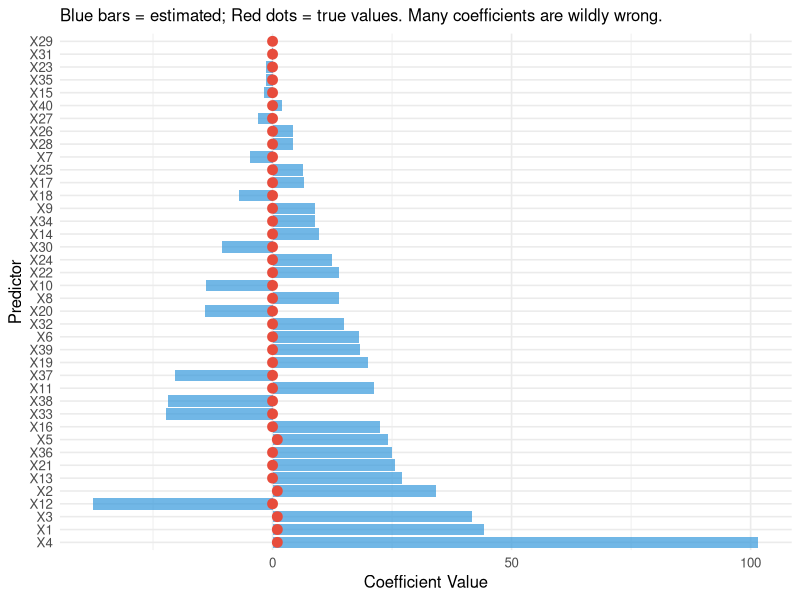
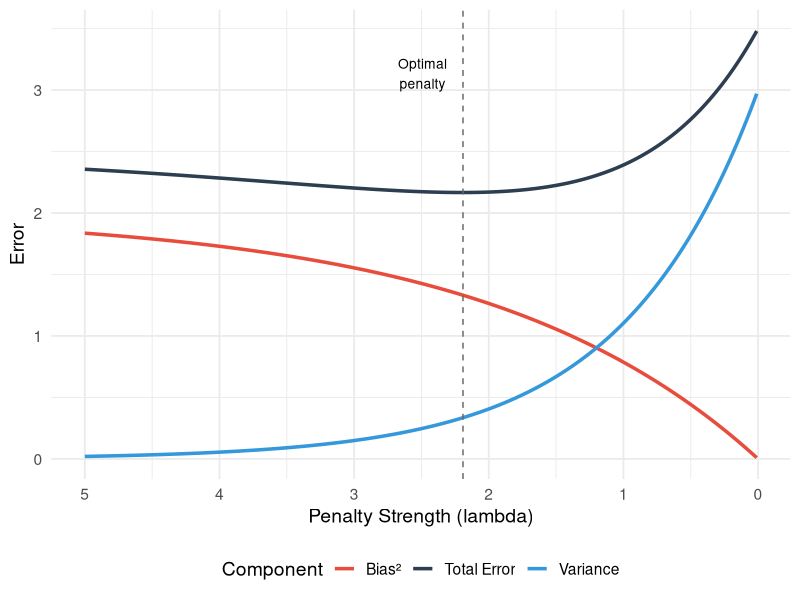
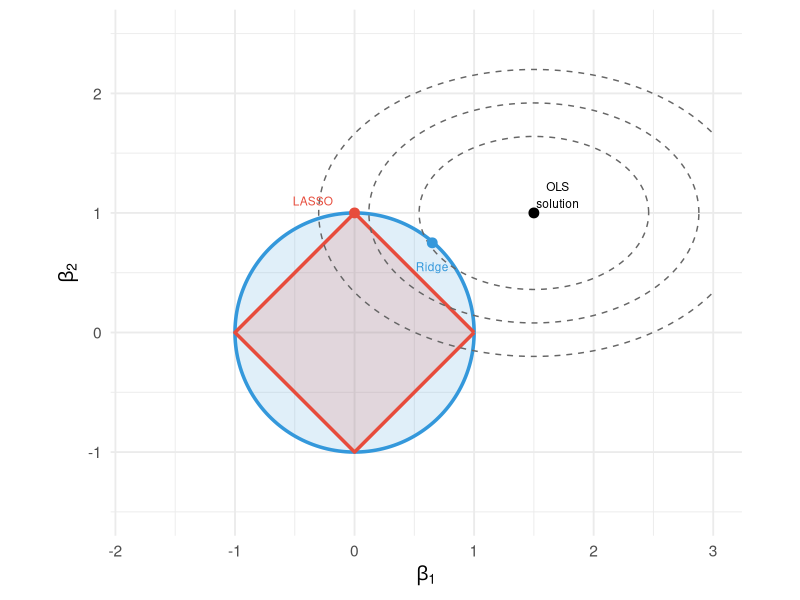
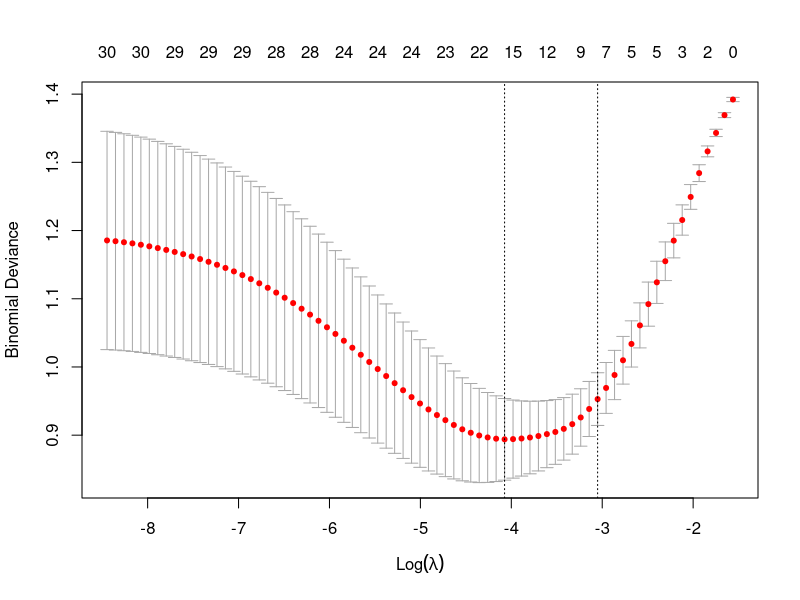
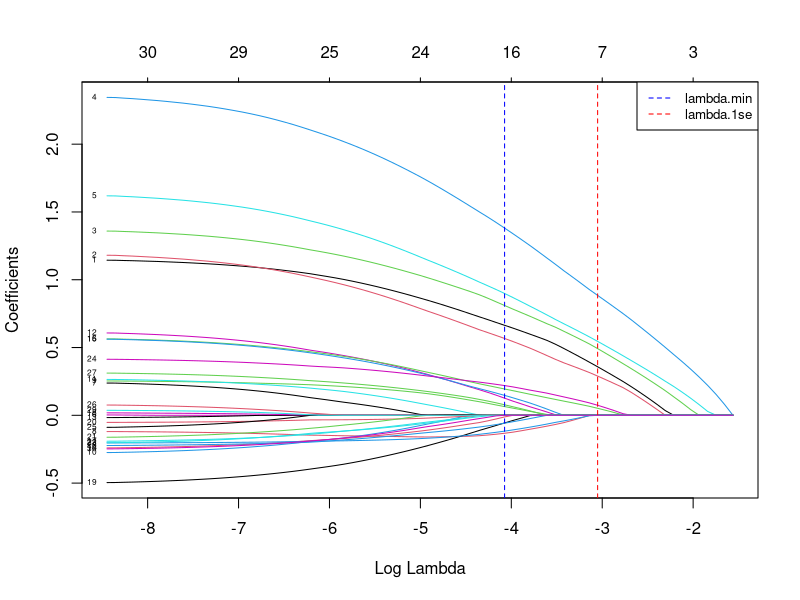
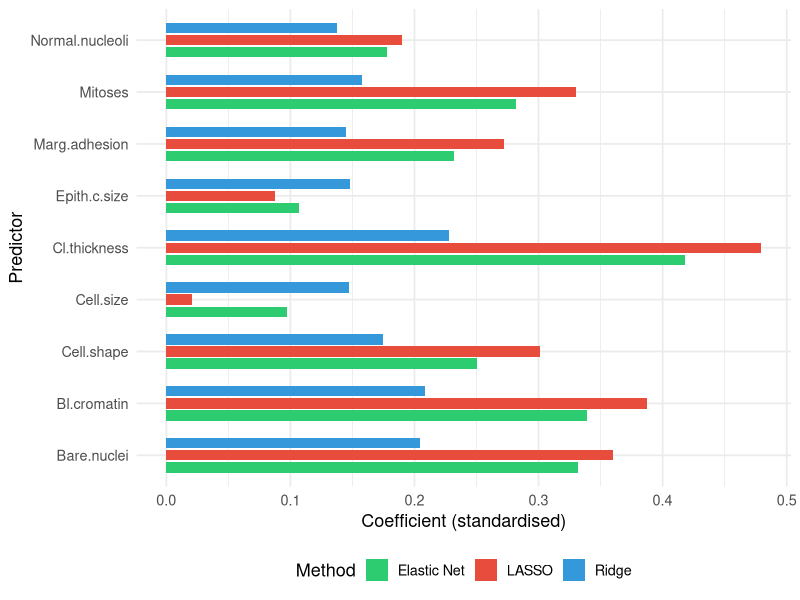

Reproduce these figures in R, in order.
## ---- chunk 1
#| label: fig-overfitting-demo
#| fig-cap: "Simulated example: standard logistic regression with 40 predictors and 100 observations. Many coefficients are wildly inflated. True coefficients (most are zero) are shown in red."
#| code-fold: true
#| warning: false
#| message: false

library(ggplot2)

set.seed(42)
n <- 100
p <- 40

# True model: only 5 predictors matter
X <- matrix(rnorm(n * p), n, p)
colnames(X) <- paste0("X", 1:p)
true_beta <- c(rep(1, 5), rep(0, p - 5))
logit_p <- X %*% true_beta
y <- rbinom(n, 1, plogis(logit_p))

# Fit standard logistic regression (suppress warnings about non-convergence)
fit_standard <- suppressWarnings(
  glm(y ~ X, family = binomial())
)

coef_df <- data.frame(
  predictor = paste0("X", 1:p),
  estimated = coef(fit_standard)[-1],  # Remove intercept
  true = true_beta
)

ggplot(coef_df, aes(x = reorder(predictor, -abs(estimated)))) +
  geom_col(aes(y = estimated), fill = "#3498db", alpha = 0.7) +
  geom_point(aes(y = true), colour = "#e74c3c", size = 3) +
  coord_flip() +
  labs(x = "Predictor", y = "Coefficient Value",
       subtitle = "Blue bars = estimated; Red dots = true values. Many coefficients are wildly wrong.") +
  theme_minimal(base_size = 12)
## ---- chunk 2
#| label: fig-bias-variance
#| fig-cap: "The bias-variance tradeoff. As model complexity increases (or penalty decreases), bias decreases but variance increases. The sweet spot minimises total error."
#| code-fold: true
#| warning: false

library(ggplot2)

lambda <- seq(0.01, 5, length.out = 200)
bias2 <- 2 * (1 - exp(-0.5 * lambda))
variance <- 3 * exp(-lambda)
total <- bias2 + variance + 0.5

df_bv <- data.frame(
  lambda = rep(lambda, 3),
  error = c(bias2, variance, total),
  component = rep(c("Bias²", "Variance", "Total Error"), each = length(lambda))
)

ggplot(df_bv, aes(x = lambda, y = error, colour = component)) +
  geom_line(linewidth = 1.2) +
  scale_colour_manual(values = c("Bias²" = "#e74c3c", "Variance" = "#3498db",
                                  "Total Error" = "#2c3e50")) +
  geom_vline(xintercept = lambda[which.min(total)], linetype = "dashed", colour = "grey40") +
  annotate("text", x = lambda[which.min(total)] + 0.3, y = max(total) * 0.9,
           label = "Optimal\npenalty", size = 3.5) +
  labs(x = "Penalty Strength (lambda)", y = "Error",
       colour = "Component") +
  scale_x_reverse() +
  theme_minimal(base_size = 14) +
  theme(legend.position = "bottom")
## ---- chunk 3
#| label: fig-l1-vs-l2-geometry
#| fig-cap: "Geometric comparison of L1 (LASSO, diamond) and L2 (Ridge, circle) constraints. The ellipses are contours of the loss function. The LASSO solution hits the corner of the diamond, setting one coefficient to zero."
#| code-fold: true
#| warning: false

library(ggplot2)

theta <- seq(0, 2 * pi, length.out = 200)

# L2 constraint (circle)
l2_x <- cos(theta)
l2_y <- sin(theta)

# L1 constraint (diamond)
l1_x <- c(1, 0, -1, 0, 1)
l1_y <- c(0, 1, 0, -1, 0)

# Loss function contours (ellipse centered at (1.5, 1))
ellipse_x <- function(a, cx = 1.5, cy = 1) cx + a * 1.2 * cos(theta)
ellipse_y <- function(a, cx = 1.5, cy = 1) cy + a * 0.8 * sin(theta)

plot_df <- rbind(
  data.frame(x = l2_x, y = l2_y, group = "L2 (Ridge)"),
  data.frame(x = l1_x, y = l1_y, group = "L1 (LASSO)")
)

ggplot() +
  # Constraint regions
  geom_polygon(data = data.frame(x = l2_x, y = l2_y),
               aes(x, y), fill = "#3498db", alpha = 0.15) +
  geom_path(data = data.frame(x = l2_x, y = l2_y),
            aes(x, y), colour = "#3498db", linewidth = 1.2) +
  geom_polygon(data = data.frame(x = l1_x, y = l1_y),
               aes(x, y), fill = "#e74c3c", alpha = 0.15) +
  geom_path(data = data.frame(x = l1_x, y = l1_y),
            aes(x, y), colour = "#e74c3c", linewidth = 1.2) +
  # Loss contours
  geom_path(data = data.frame(x = ellipse_x(0.8), y = ellipse_y(0.8)),
            aes(x, y), colour = "grey40", linetype = "dashed") +
  geom_path(data = data.frame(x = ellipse_x(1.15), y = ellipse_y(1.15)),
            aes(x, y), colour = "grey40", linetype = "dashed") +
  geom_path(data = data.frame(x = ellipse_x(1.5), y = ellipse_y(1.5)),
            aes(x, y), colour = "grey40", linetype = "dashed") +
  # OLS solution
  geom_point(aes(x = 1.5, y = 1), size = 3, colour = "black") +
  annotate("text", x = 1.7, y = 1.15, label = "OLS\nsolution", size = 3) +
  # LASSO solution (hits corner)
  geom_point(aes(x = 0, y = 1), size = 3, colour = "#e74c3c") +
  annotate("text", x = -0.35, y = 1.1, label = "LASSO", size = 3, colour = "#e74c3c") +
  # Ridge solution
  geom_point(aes(x = 0.65, y = 0.75), size = 3, colour = "#3498db") +
  annotate("text", x = 0.65, y = 0.55, label = "Ridge", size = 3, colour = "#3498db") +
  coord_fixed() +
  labs(x = expression(beta[1]), y = expression(beta[2])) +
  theme_minimal(base_size = 14) +
  xlim(-1.8, 3) + ylim(-1.5, 2.5)
## ---- chunk 4
#| label: fig-cv-lambda
#| fig-cap: "Cross-validation curve for LASSO. The x-axis is log(lambda), the y-axis is cross-validated deviance. Vertical lines mark lambda.min (left) and lambda.1se (right)."
#| code-fold: true
#| warning: false
#| message: false

library(glmnet)

set.seed(42)
n <- 200
p <- 30
X <- matrix(rnorm(n * p), n, p)
true_beta <- c(rep(1.5, 5), rep(0, 25))
y <- rbinom(n, 1, plogis(X %*% true_beta))

cv_fit <- cv.glmnet(X, y, family = "binomial", alpha = 1, nfolds = 10)
plot(cv_fit)
## ---- chunk 5
#| label: fig-regularisation-path
#| fig-cap: "LASSO regularisation path. Each line is one coefficient. As lambda decreases (left to right), more coefficients become non-zero. The five truly non-zero coefficients (shown as they enter the model) are recovered first."
#| code-fold: true
#| warning: false
#| message: false

library(glmnet)

fit_lasso <- glmnet(X, y, family = "binomial", alpha = 1)
plot(fit_lasso, xvar = "lambda", label = TRUE)
abline(v = log(cv_fit$lambda.min), lty = 2, col = "blue")
abline(v = log(cv_fit$lambda.1se), lty = 2, col = "red")
legend("topright", legend = c("lambda.min", "lambda.1se"),
       col = c("blue", "red"), lty = 2, cex = 0.8)
## ---- chunk 6
#| label: breast-cancer-r
#| warning: false
#| message: false

library(glmnet)
library(ggplot2)

# Load the dataset (available in mlbench or we can use the built-in version)
# install.packages("mlbench")
data(BreastCancer, package = "mlbench")

# Prepare the data
bc <- BreastCancer[complete.cases(BreastCancer), ]
bc$diagnosis <- ifelse(bc$Class == "malignant", 1, 0)

# Extract numeric predictors (columns 2-10 in BreastCancer)
X <- as.matrix(apply(bc[, 2:10], 2, as.numeric))
y <- bc$diagnosis

# Fit LASSO with cross-validation
set.seed(42)
cv_lasso <- cv.glmnet(X, y, family = "binomial", alpha = 1, nfolds = 10)

cat("Lambda.min:", round(cv_lasso$lambda.min, 4), "\n")
cat("Lambda.1se:", round(cv_lasso$lambda.1se, 4), "\n\n")

# Coefficients at lambda.1se (sparser model)
coef_1se <- coef(cv_lasso, s = "lambda.1se")
cat("Coefficients at lambda.1se:\n")
print(round(coef_1se[coef_1se[, 1] != 0, , drop = FALSE], 4))

# Coefficients at lambda.min (best predictive model)
coef_min <- coef(cv_lasso, s = "lambda.min")
cat("\nCoefficients at lambda.min:\n")
print(round(coef_min[coef_min[, 1] != 0, , drop = FALSE], 4))

# Compare LASSO, Ridge, and Elastic Net
set.seed(42)
cv_ridge <- cv.glmnet(X, y, family = "binomial", alpha = 0, nfolds = 10)
cv_enet <- cv.glmnet(X, y, family = "binomial", alpha = 0.5, nfolds = 10)

cat("\n--- Cross-Validated Deviance (at lambda.min) ---\n")
cat("Ridge:      ", round(min(cv_ridge$cvm), 4), "\n")
cat("Elastic Net:", round(min(cv_enet$cvm), 4), "\n")
cat("LASSO:      ", round(min(cv_lasso$cvm), 4), "\n")
## ---- chunk 7
#| label: fig-compare-methods
#| fig-cap: "Coefficient estimates from Ridge, Elastic Net, and LASSO for the breast cancer dataset. Ridge retains all predictors; LASSO sets some to zero; Elastic Net is intermediate."
#| code-fold: true
#| warning: false
#| message: false

library(ggplot2)

# Extract coefficients at lambda.min for each method
coef_ridge <- as.vector(coef(cv_ridge, s = "lambda.min"))[-1]
coef_enet <- as.vector(coef(cv_enet, s = "lambda.min"))[-1]
coef_lasso <- as.vector(coef(cv_lasso, s = "lambda.min"))[-1]

pred_names <- colnames(X)

comp_df <- data.frame(
  predictor = rep(pred_names, 3),
  coefficient = c(coef_ridge, coef_enet, coef_lasso),
  method = rep(c("Ridge", "Elastic Net", "LASSO"), each = length(pred_names))
)

ggplot(comp_df, aes(x = predictor, y = coefficient, fill = method)) +
  geom_col(position = position_dodge(width = 0.7), width = 0.6) +
  scale_fill_manual(values = c("Ridge" = "#3498db", "Elastic Net" = "#2ecc71",
                                "LASSO" = "#e74c3c")) +
  coord_flip() +
  labs(x = "Predictor", y = "Coefficient (standardised)",
       fill = "Method") +
  theme_minimal(base_size = 13) +
  theme(legend.position = "bottom")
